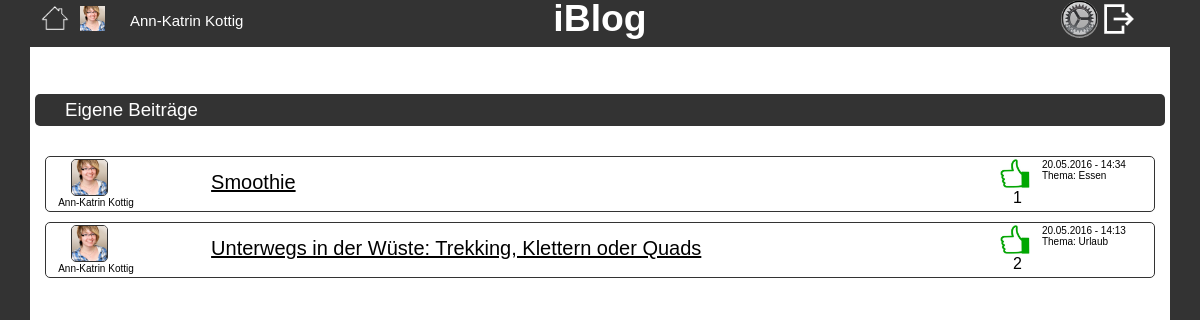
/index.php?files (signed in), run on the app's committed database.
### tables this page shows
CREATE TABLE `theme` (
  `id` int(11) NOT NULL,
  `description` varchar(100) NOT NULL
);

CREATE TABLE `article` (
  `id` int(11) NOT NULL,
  `title` varchar(100) NOT NULL,
  `text` text,
  `user_id` varchar(50) NOT NULL,
  `date` timestamp NOT NULL DEFAULT CURRENT_TIMESTAMP ON UPDATE CURRENT_TIMESTAMP
);

### classes/Template.php (called while the page is built, shortened)
<?php
class Template {
    function render_partial($template_path, $data = array())
    {
        extract($data);
        include(BASEDIR . '/templates/' . $template_path .'.php');
        return ob_get_clean();
    }
    public static function render($template_path, $data)
    {
        $template = new Template();
        $content_for_layout = $template->render_partial($template_path, $data);
        include(BASEDIR . '/templates/layout.php');
    }
}

### classes/Article.php (called while the page is built, shortened)
<?php
class Article {
  public static function getmyArticles($id)
  {
      global $dbh;
      $stmt = $dbh->prepare("SELECT article.id, article.title, article.user_id, article.date, theme.description FROM theme left join theme_article on theme.id = theme_article.theme_id
 left join article on article.id = theme_article.article_id where article.user_id=:id ORDER BY date DESC");
      $stmt ->execute(array(
        'id'=> $id
      ));
      return $stmt->fetchAll(PDO::FETCH_ASSOC);
  }
public static function getLikes($article){
  global $dbh;
  $stmt = $dbh->prepare("SELECT COUNT(*) FROM user_likes_article WHERE article_id=:article");
  $stmt->execute(array(
    'article' => $article
  ));
  return $stmt->fetchColumn();
}
}
?>

### classes/Session.php (called while the page is built, shortened)
<?php
class Session {
        ?><script language="JavaScript" type="text/javascript">
        </script> <?
    public static function getuserid(){
      global $dbh;
      $stmt = $dbh->prepare("SELECT id FROM user
          WHERE mail = :user");
      $stmt->execute(array(
          'user'     => Session::getuser(),
      ));
      $id = $stmt->fetchColumn();
      return $id;
    }
    public static function getuserbyid($id){
      global $dbh;
      $stmt = $dbh->prepare("SELECT CONCAT(CONCAT(firstname, ' '), lastname) FROM user
          WHERE id = :id");
      $stmt->execute(array(
          'id'     => $id,
      ));
      $user = $stmt->fetchColumn();
      return $user;
    }
    public static function getpicext($user_id){
      if(file_exists($_SESSION['workingdirectory']."/images/profilepics/".$user_id.".png"))
      {
        return "images/profilepics/".$user_id.".png";
      }
      elseif (file_exists($_SESSION['workingdirectory']."/images/profilepics/".$user_id.".jpeg")) {
        return "images/profilepics/".$user_id.".jpeg";
      }
      elseif (file_exists($_SESSION['workingdirectory']."/images/profilepics/".$user_id.".gif")) {
        return "images/profilepics/".$user_id.".gif";
      }
      elseif (file_exists($_SESSION['workingdirectory']."/images/profilepics/".$user_id.".jpg")) {
        return "images/profilepics/".$user_id.".jpg";
      }
      else{
        return "images/profilepics/user.png";
      }
    }
    public static function getuser(){
      return $_SESSION['user'];
    }
}

### templates/files.php (the view, shortened to what this page needs)
<link rel="stylesheet" href="assets/stylesheets/files.css">
<div class="sideHeaderFilesDiv">
    <label class="sideHeaderFiles">Eigene Beiträge</label>
</div>
<?php if (!empty($myarticles)) foreach ($myarticles as $article) :?>
  <div class="titleDiv">
      <a href="index.php?article=<?php echo $article['id'] ?>" class="linkArticle">
          <div class="titleLabelDiv">
              <div class="imgUserName">
                  <img src="<?php echo Session::getpicext($article['user_id'])?>" class="user-articleImg">
                  <label id = "<?php echo $article['id'] ?>" class="nameUserArticle"><?php echo Session::getuserbyid($article['user_id']) ?></label>
              </div>
              <label class="titleLabel"><?php echo $article['title'] ?></label>
              <div class="likeDiv">
                  <img src="assets/images/like.jpg" class="likeImg">
                  <label class="likeNumber"><?php echo Article::getLikes($article['id'])?></label>
              </div>
              <label class="dateLabel"><?php echo date("d.m.Y - H:i", strtotime($article['date']))?><br>Thema: <?php echo $article['description'] ?></label>
          </div>
      </a>
  </div>
<?php endforeach ?>

### public/assets/stylesheets/stylesheet.css (style rules this page uses)
﻿ *,html { font-family:sans-serif; }
html,body { background-color:rgb(51,51,51); font-size:14pt; margin:0px; padding:0px }
.user-articleImg { border: 0.2px solid rgb(51, 51, 51); border-radius: 5px; height: 35px; margin-bottom: 10px; margin-left: 20px; }
.nameUserArticle { font-size: 10px; margin-left: -55px; margin-top: 36px; color: black; text-overflow: ellipsis; }
.titleDiv { margin-top: 5px; }
.titleLabelDiv { border: 0.5px solid rgb(51, 51, 51); border-radius: 5px; display: flex; height: 50px; margin: 10px; padding: 2px 2px 2px 5px; }
.imgUserName { max-width: 10%; min-width: 10%; overflow: hidden; text-overflow: ellipsis; white-space: nowrap; }
.titleLabel { color: black; font-size: 20px; margin-top: 12px; overflow: hidden; padding-left: 50px; text-decoration: underline; text-overflow: ellipsis; width: 75%; }
.linkArticle { text-decoration: none; }
.likeImg { height: 30px; width: 30px; }
.likeNumber, .likeNumberStart { color: black; font-size: 16px; }
.likeDiv { display: flex; padding-right: 10px; }
.likeNumber { margin-left: -17px; margin-top: 30px; }
.dateLabel { color: black; float: right; font-size: 10px; margin-left: 10px; max-width: 10%; min-width: 10%; overflow: hidden; text-overflow: ellipsis; white-space: nowrap; }

### public/assets/stylesheets/files.css (style rules this page uses)
.sideHeaderFilesDiv { background-color: rgb(51, 51, 51); border-radius: 5px; color: white; margin-bottom: 30px; padding: 5px; display: flex; margin-top: 25px; }
.sideHeaderFiles { max-width: 70%; min-width: 70%; overflow: hidden; padding-left: 25px; text-overflow: ellipsis; white-space: nowrap; }

### data on the page
theme: user_id "Ann-Katrin Kottig", article.title "Smoothie", id "1", article.date "20.05.2016 - 14:34", description "Essen"
theme: user_id "Ann-Katrin Kottig", article.title "Unterwegs in der Wüste: Trekking, Klettern oder Quads", id "2", article.date "20.05.2016 - 14:13", description "Urlaub"

### other printed values
Session::getuserbyid(Session::getuserid()) "Ann-Katrin Kottig"
